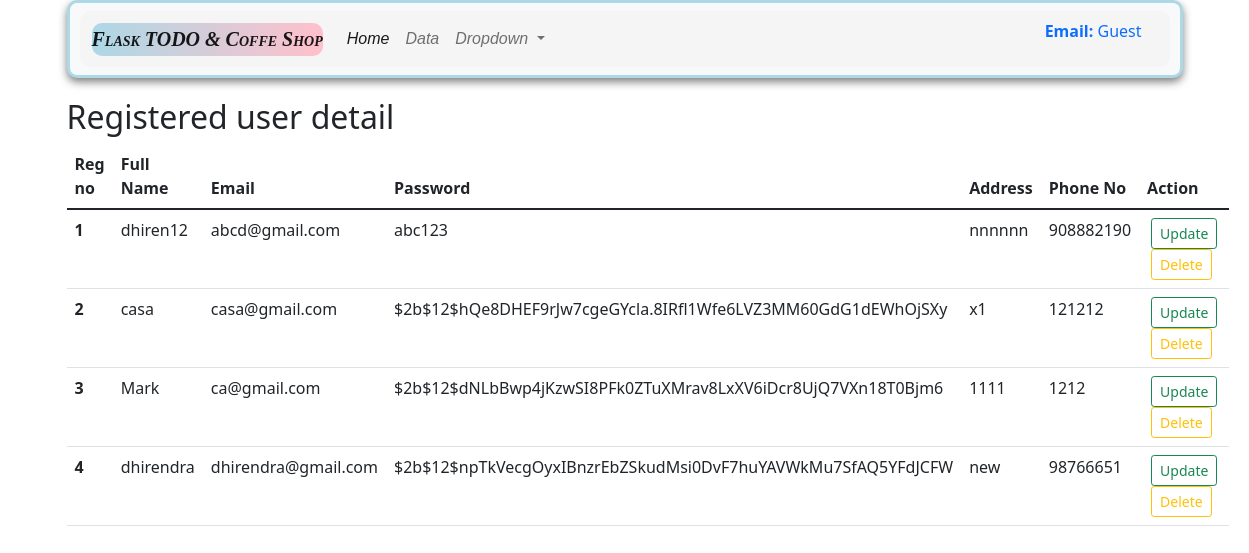
The page /userdata on the database as committed earlier.
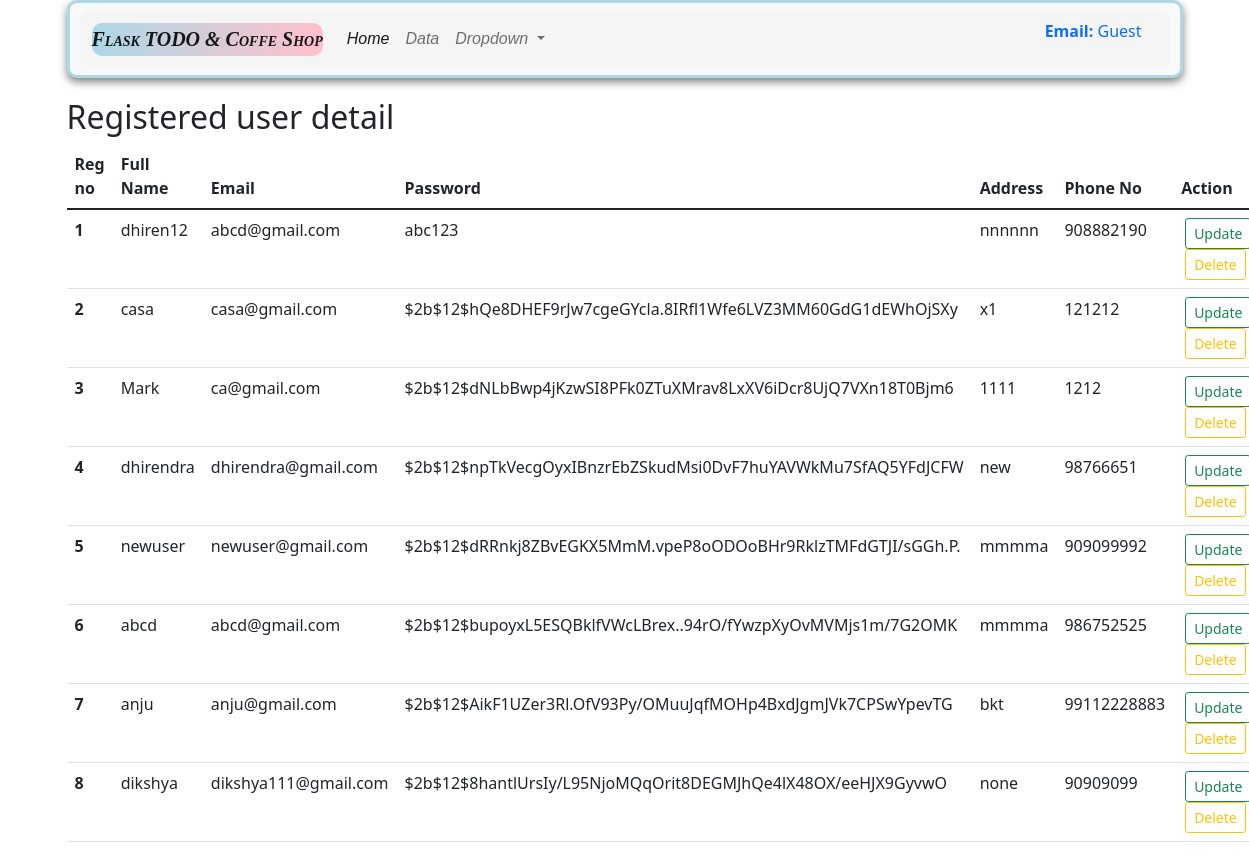
The same page on the database as committed later.
### app.py (models this page shows, shortened)
class Register_user(db.Model):
    __tablename__ = 'Register_user'
    reg_no = db.Column(db.Integer, primary_key=True)
    fullname = db.Column(db.String(100), nullable = False)
    email = db.Column(db.String(100), nullable = False)
    password = db.Column(db.String(100), nullable = False)
    address = db.Column(db.String(400), nullable = False)
    phone = db.Column(db.String(100), nullable = False)

### app.py (the view)
@app.route('/userdata', methods =['GET', 'POST'])
def user_data():
    allreg = Register_user.query.all()
    return render_template('userdata.html',allreg =allreg )

### templates/userdata.html (shortened to what this page needs)
{% extends "base.html" %}
{% block body %}
<div class ="container my-3" >
    <h2> Registered user detail</h2>
    {% if allreg|length==0 %}
    <div class="alert alert-secondary" role="alert">
        No data found! Please add your data.
        </div>
        {% else %}
        <table class="table">
            <thead>
            <tr>
                <th scope="col">Reg no</th>
                <th scope="col">Full Name</th>
                <th scope="col">Email</th>
                <th scope="col">Password</th>
                <th scope="col">Address</th>
                <th scope="col">Phone No</th>
                <th scope="col">Action</th>
            </tr>
            </thead>
            <tbody>
            {% for register_user in allreg %}
            <tr>
            <th scope="row">{{loop.index}}</th>
            <td>{{register_user.fullname}}</td>
            <td>{{register_user.email}}</td>
            <td>{{register_user.password}}</td>
            <td>{{register_user.address}}</td>
            <td>{{register_user.phone}}</td>
            <td>
                <a href="/updateuser/{{register_user.reg_no}}" type="button" class="btn btn-outline-success btn-sm mx-1">Update</button>
                <a href="/delete_userdata/{{register_user.reg_no}}" type="button" class="btn btn-outline-warning btn-sm mx-1">Delete</button>
            </td>
        </tr>
        {% endfor %}
    </tbody>
</table>
            {% endif %}
</div>
{% endblock body %}

### templates/base.html (shortened to what this page needs)
<!doctype html>
<html lang="en">
  <head>
    <link rel ="stylesheet" href="{{url_for('static', filename='css/style.css')}}">
    <link href="https://cdn.jsdelivr.net/npm/bootstrap@5.1.3/dist/css/bootstrap.min.css" rel="stylesheet">
</head>
<body>
    <div class= "container" my-3>
        <nav class="navbar navbar-expand-lg navbar-light bg-light">
            <div class="container-fluid">
              <a class="navbar-brand" href="/dashboard">Flask TODO & Coffe Shop</a>
              <div class="collapse navbar-collapse" id="navbarSupportedContent">
                <ul class="navbar-nav me-auto mb-2 mb-lg-0">
                  <li class="nav-item">
                    <a class="nav-link active" aria-current="page" href="/dashboard">Home</a>
                  </li>
                  <li class="nav-item">
                    <a class="nav-link" href="/userdata">Data</a>
                  </li>
                  <li class="nav-item dropdown">
                    <a class="nav-link dropdown-toggle" href="#" id="navbarDropdown" role="button" data-bs-toggle="dropdown" aria-expanded="false">
                      Dropdown
                    </a>
                  </li>
                  <li class="nav-item">
                    <a class="nav-link active"></a>
                  </li>
                </ul>
                <form class="d-flex">
                  <a class="nav-link active" type="submit"><p><b>Email: </b> {{user.email if user else "Guest" }}</p></a>
                </form>
              </div>
            </div>
          </nav>
        </div>
{% block body %}
{% endblock body %}
</body>
</html>

### static/css/style.css (style rules this page uses)
nav { background-color: linear-gradient(to right, lightblue, pink); color: black; padding: 10px; border: 3px solid lightblue ; border-radius: 10px; margin-bottom: 20px; box-shadow: 0px 4px 8px rgba(0,0,0,0.5); }
.navbar-brand { color: white; font: italic small-caps bold 18px "Times New Roman", serif; }
.nav-item { font-style: italic; font-size: 16px; font-family: 'Poppins', sans-serif; border-radius: 10px; }
.navbar-brand { background: linear-gradient(to right, lightblue, pink); border-radius: 10px; }
.container-fluid { background: whitesmoke; border-radius: 10px; }

Rows that differ between the two databases and show on the page:
added Register_user: fullname "newuser", email "newuser@gmail.com", password "$2b$12$dRRnkj8ZBvEGKX5MmM.vpeP8oODOoBHr9RklzTMFdGTJI/sGGh.P.", address "mmmma", phone "909099992"
added Register_user: fullname "abcd", email "abcd@gmail.com", password "$2b$12$bupoyxL5ESQBklfVWcLBrex..94rO/fYwzpXyOvMVMjs1m/7G2OMK", address "mmmma", phone "986752525"
added Register_user: fullname "anju", email "anju@gmail.com", password "$2b$12$AikF1UZer3Rl.OfV93Py/OMuuJqfMOHp4BxdJgmJVk7CPSwYpevTG", address "bkt", phone "99112228883"
added Register_user: fullname "dikshya", email "dikshya111@gmail.com", password "$2b$12$8hantlUrsIy/L95NjoMQqOrit8DEGMJhQe4lX48OX/eeHJX9GyvwO", address "none", phone "90909099"
